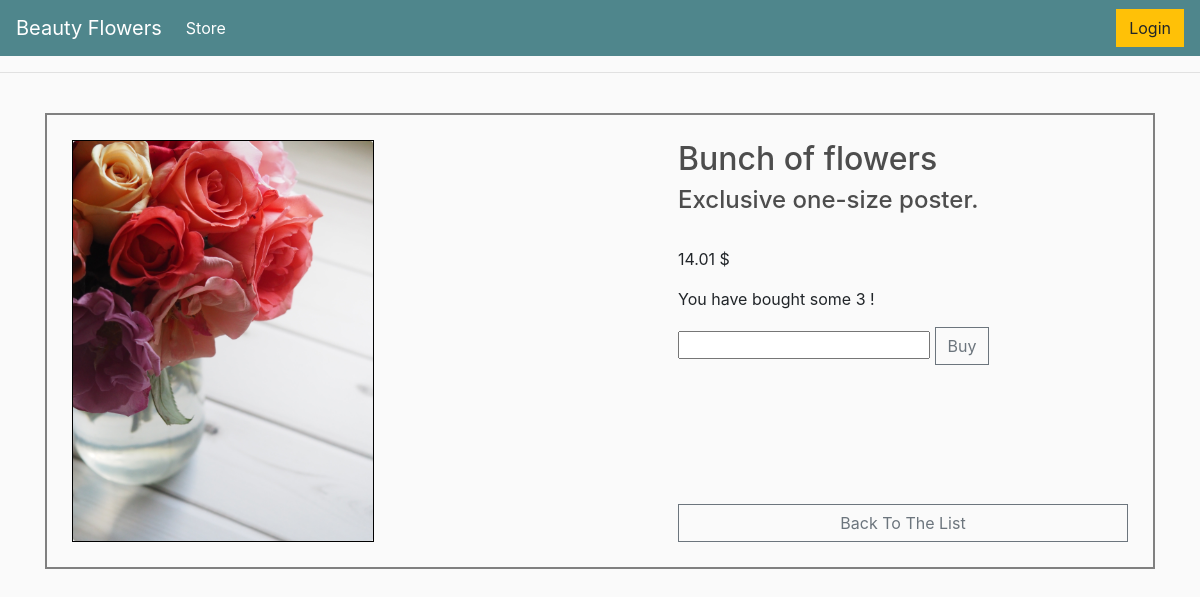
The app's page /mini with its own data.
### beautyflowers/models.py (models this page shows, shortened)
class Product(models.Model):
    name = models.CharField(max_length=220)
    slug = models.SlugField(max_length=255, unique=True)
    price = models.DecimalField(max_digits=4, decimal_places=2)
    description = models.TextField(blank=True, default="Exclusive one-size poster.")
    image = models.ImageField(upload_to = "beautyflowers/static/img/", default=None)
    alt = models.CharField(max_length=50, null=False, default="img")
    quantity = models.IntegerField(default=0, blank=True, null=0)
    last_modified = models.DateTimeField(auto_now_add = True)
    created_on = models.DateField(blank=True, null=True)
    class Meta:
        ordering = ['-created_on']

### beautyflowers/views.py (the view)
# urls.py: path('<slug>', views.read_product ),
def read_product(request, slug):
    context ={}
    obj = get_object_or_404(Product, slug = slug)
    form = QuantityForm(request.POST or None, instance = obj)
    if form.is_valid():
        form.save()
        return HttpResponseRedirect("/" + slug)
    context["data"] = Product.objects.get(slug = slug)
    return render(request, "beautyflowers/crud/read_product.html", context)

### beautyflowers/templates/beautyflowers/crud/read_product.html (shortened to what this page needs)
{% extends '../main.html' %}
{% load static %}
{% block content %}
<div class="main" id="display_product">
    <div class="image_product">
        {% if data.image %}
        <img class="card-img" src="{{ data.image.url }}" alt="{{ data.alt }}" width=800 />
        {% endif %}
    </div>
    <div class="possibilities">
        <div class="info">
            <h2>{{ data.name }}</h2>
            <h4>{{ data.description }}</h4><br /><br />
            <p>{{ data.price }} $</p>
            <p> You have bought some {{data.quantity}} !</p>
            <form method="POST" enctype="multipart/form-data">
                <input type="number" name="quantity" />
                <input class="btn btn-outline-secondary add-btn" type="submit" value="Buy">
            </form>
        </div>
        <a href="/" class="btn btn-outline-secondary add-btn">Back To The List</a>
    </div>
</div>
{% endblock content %}

### static/css/main.css (style rules this page uses)
* { padding: 0; margin: 0; }
body { background-color: hsl(0, 0%, 98%); }
h1,h2,h3,h4,h5,h6 { color:hsl(0, 0%, 30%); }
.btn { border-radius: 0; }
h4 { display: inline-block; }
#display_product { display: flex; flex-wrap: wrap; justify-content: space-between; border: 2px solid gray; padding: 25px; }
.image_product { display: flex; border: 1px solid black; }
.image_product img { max-width: 400px; max-height: 400px; }
.possibilities { min-width: 450px; display: flex; flex-direction: column; justify-content: space-between; }

### records on screen
Product: image (picture), name "Bunch of flowers", description "Exclusive one-size poster.", price "14.01", quantity "3"
